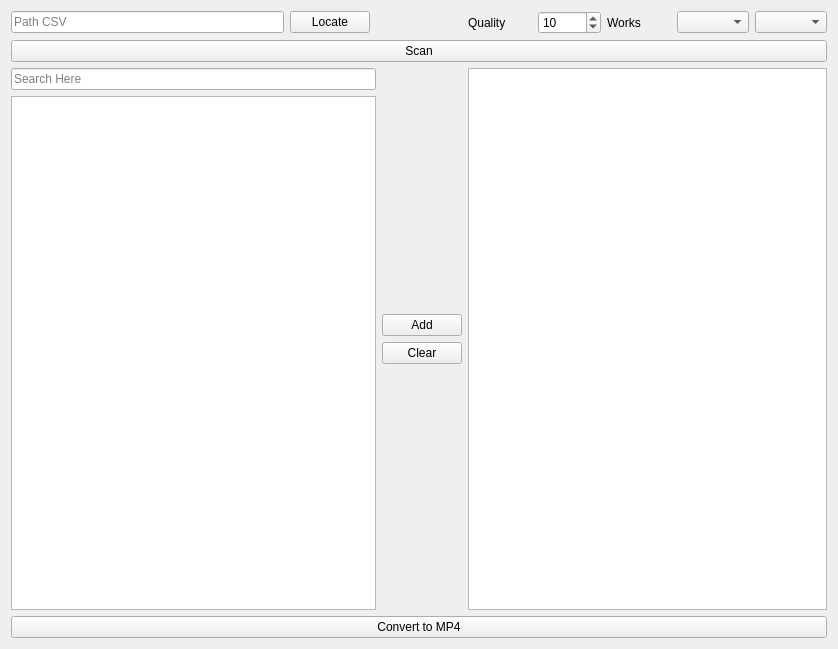
<?xml version="1.0" encoding="UTF-8"?>
<ui version="4.0">
 <class>Form</class>
 <widget class="QWidget" name="Form">
  <property name="geometry">
   <rect>
    <x>0</x>
    <y>0</y>
    <width>838</width>
    <height>649</height>
   </rect>
  </property>
  <property name="windowTitle">
   <string>Form</string>
  </property>
  <layout class="QGridLayout" name="gridLayout_8">
   <item row="0" column="3">
    <layout class="QGridLayout" name="gridLayout_properties">
     <item row="0" column="2">
      <widget class="QSpinBox" name="spinBox_qualityLevel">
       <property name="sizePolicy">
        <sizepolicy hsizetype="Expanding" vsizetype="Fixed">
         <horstretch>0</horstretch>
         <verstretch>0</verstretch>
        </sizepolicy>
       </property>
       <property name="toolTip">
        <string>1 = good 31 = poor</string>
       </property>
       <property name="statusTip">
        <string/>
       </property>
       <property name="layoutDirection">
        <enum>Qt::LayoutDirection::LeftToRight</enum>
       </property>
       <property name="autoFillBackground">
        <bool>false</bool>
       </property>
       <property name="wrapping">
        <bool>false</bool>
       </property>
       <property name="frame">
        <bool>true</bool>
       </property>
       <property name="buttonSymbols">
        <enum>QAbstractSpinBox::ButtonSymbols::UpDownArrows</enum>
       </property>
       <property name="showGroupSeparator" stdset="0">
        <bool>false</bool>
       </property>
       <property name="suffix">
        <string/>
       </property>
       <property name="minimum">
        <number>1</number>
       </property>
       <property name="maximum">
        <number>31</number>
       </property>
       <property name="value">
        <number>10</number>
       </property>
       <property name="displayIntegerBase">
        <number>10</number>
       </property>
      </widget>
     </item>
     <item row="0" column="1">
      <widget class="QLabel" name="label_qualityLevel">
       <property name="sizePolicy">
        <sizepolicy hsizetype="Expanding" vsizetype="Preferred">
         <horstretch>0</horstretch>
         <verstretch>0</verstretch>
        </sizepolicy>
       </property>
       <property name="text">
        <string>Quality</string>
       </property>
      </widget>
     </item>
     <item row="0" column="5">
      <widget class="QComboBox" name="comboBox_projectLetter">
       <property name="enabled">
        <bool>true</bool>
       </property>
       <property name="sizePolicy">
        <sizepolicy hsizetype="Expanding" vsizetype="Fixed">
         <horstretch>0</horstretch>
         <verstretch>0</verstretch>
        </sizepolicy>
       </property>
       <property name="acceptDrops">
        <bool>false</bool>
       </property>
       <property name="editable">
        <bool>false</bool>
       </property>
       <property name="currentText">
        <string/>
       </property>
       <property name="currentIndex">
        <number>-1</number>
       </property>
       <property name="maxVisibleItems">
        <number>10</number>
       </property>
      </widget>
     </item>
     <item row="0" column="4">
      <widget class="QLabel" name="label_works">
       <property name="sizePolicy">
        <sizepolicy hsizetype="Expanding" vsizetype="Preferred">
         <horstretch>0</horstretch>
         <verstretch>0</verstretch>
        </sizepolicy>
       </property>
       <property name="text">
        <string>Works</string>
       </property>
      </widget>
     </item>
     <item row="0" column="6">
      <widget class="QComboBox" name="comboBox_projectType">
       <property name="sizePolicy">
        <sizepolicy hsizetype="Expanding" vsizetype="Fixed">
         <horstretch>0</horstretch>
         <verstretch>0</verstretch>
        </sizepolicy>
       </property>
      </widget>
     </item>
    </layout>
   </item>
   <item row="2" column="0" colspan="2">
    <layout class="QGridLayout" name="gridLayout_available">
     <item row="0" column="0">
      <widget class="QLineEdit" name="lineEdit_availableSearch">
       <property name="placeholderText">
        <string>Search Here</string>
       </property>
      </widget>
     </item>
     <item row="1" column="0">
      <widget class="QListView" name="listView_available"/>
     </item>
    </layout>
   </item>
   <item row="0" column="0">
    <layout class="QGridLayout" name="gridLayout_csv">
     <item row="0" column="1">
      <widget class="QPushButton" name="pushButton_locateCSV">
       <property name="text">
        <string>Locate</string>
       </property>
      </widget>
     </item>
     <item row="0" column="0">
      <widget class="QLineEdit" name="lineEdit_pathCSV">
       <property name="placeholderText">
        <string>Path CSV</string>
       </property>
      </widget>
     </item>
    </layout>
   </item>
   <item row="2" column="3">
    <layout class="QGridLayout" name="gridLayout_target">
     <item row="0" column="0">
      <widget class="QListView" name="listView_listConvert"/>
     </item>
    </layout>
   </item>
   <item row="2" column="2">
    <layout class="QGridLayout" name="gridLayout_inputButton">
     <item row="1" column="0">
      <widget class="QPushButton" name="pushButton_addFile">
       <property name="text">
        <string>Add</string>
       </property>
      </widget>
     </item>
     <item row="2" column="0">
      <widget class="QPushButton" name="pushButton_clearFile">
       <property name="text">
        <string>Clear</string>
       </property>
      </widget>
     </item>
     <item row="3" column="0">
      <spacer name="verticalSpacer_bottom">
       <property name="orientation">
        <enum>Qt::Orientation::Vertical</enum>
       </property>
       <property name="sizeHint" stdset="0">
        <size>
         <width>20</width>
         <height>40</height>
        </size>
       </property>
      </spacer>
     </item>
     <item row="0" column="0">
      <spacer name="verticalSpacer_top">
       <property name="orientation">
        <enum>Qt::Orientation::Vertical</enum>
       </property>
       <property name="sizeHint" stdset="0">
        <size>
         <width>20</width>
         <height>40</height>
        </size>
       </property>
      </spacer>
     </item>
    </layout>
   </item>
   <item row="1" column="0" colspan="4">
    <layout class="QGridLayout" name="gridLayout_scan">
     <item row="0" column="0">
      <widget class="QPushButton" name="pushButton_scan">
       <property name="text">
        <string>Scan</string>
       </property>
      </widget>
     </item>
    </layout>
   </item>
   <item row="3" column="0" colspan="4">
    <layout class="QGridLayout" name="gridLayout_convert">
     <item row="0" column="0">
      <widget class="QPushButton" name="pushButton_convert">
       <property name="text">
        <string>Convert to MP4</string>
       </property>
      </widget>
     </item>
    </layout>
   </item>
  </layout>
 </widget>
 <resources/>
 <connections/>
</ui>
